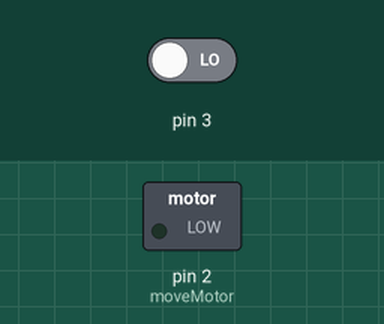
Bench run of a sketch on a simulated Arduino Uno, built with avr-gcc and run on an emulated ATmega328P. On the bench: switched loads named in the sketch (green lamp = pin HIGH). The inputs (shaded band) are chosen by the test bench; at power-on: pin 3 LOW.

Above: at 1.2 s.
1.3 s: pin 3 driven HIGH
At 2.5 s:
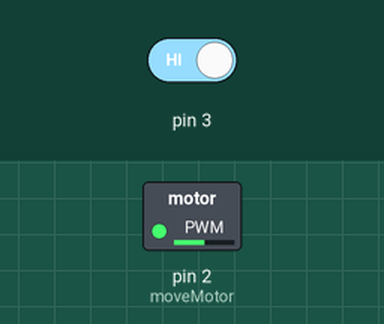
Timing chart, 0 to 4.3 s (numbered marks = the images above; inputs shaded):
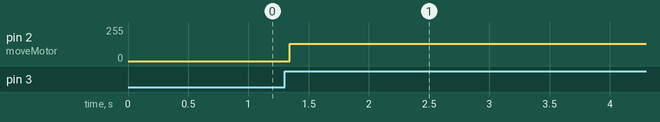

The sketch:

Register.ino
```cpp
/**
 * Hardware Setup:
 * Arduino Pin 2 is connected to the positive side of an LED. -> To turn on the LED when the button is pressed.
 * The button state is constantly zero due to a pulldown resistor and is connectod to +5V over a button (obviously). -> Pin 3
 * Pin 2 of the Arduino = PD2 of Atmega
 * Pin 3 of the Arduino = PD3 of Atmega
 *
 * Register D, Port 2 and 3 -> DDRD setzen im Setup
 */


void setup() {
  Serial.begin(9600);
  DDRD |= (1 << DDD2);    //Equals   DDRD = B00000100; -> Set PD3 as Input and PD2 as Output and PD4 as Output
}

void loop() {

  bool button_State = (PIND & (1 << PIND3)) >> PIND3;
  if (button_State == 1) {
    moveMotor();
  }
}

void moveMotor() {
  for(int i = 0; i < 200; i++) {
    PORTD |= (1 << DDD2);
    delayMicroseconds(800);
    PORTD &= ~(1 << DDD2);
    delayMicroseconds(800);
  }
}
```

Measured:
- after the input at 1.3 s, pin 2 (moveMotor): 0/255 → 128/255 at once
